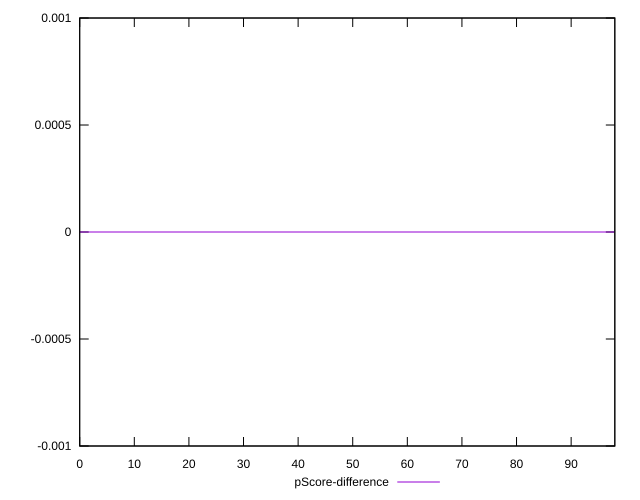

Write gnuplot code to recreate this figure.
reset

$pScoreDifference <<EOF
0 0
1 0
2 0
3 0
4 0
5 0
6 0
7 0
8 0
9 0
10 0
11 0
12 0
13 0
14 0
15 0
16 0
17 0
18 0
19 0
20 0
21 0
22 0
23 0
24 0
25 0
26 0
27 0
28 0
29 0
30 0
31 0
32 0
33 0
34 0
35 0
36 0
37 0
38 0
39 0
40 0
41 0
42 0
43 0
44 0
45 0
46 0
47 0
48 0
49 0
50 0
51 0
52 0
53 0
54 0
55 0
56 0
57 0
58 0
59 0
60 0
61 0
62 0
63 0
64 0
65 0
66 0
67 0
68 0
69 0
70 0
71 0
72 0
73 0
74 0
75 0
76 0
77 0
78 0
79 0
80 0
81 0
82 0
83 0
84 0
85 0
86 0
87 0
88 0
89 0
90 0
91 0
92 0
93 0
94 0
95 0
96 0
97 0
98 0
EOF

set key outside below
set xrange [0:98]
set yrange [-0.001:0.001]
set trange [-0.001:0.001]
set terminal svg size 640, 500 enhanced background rgb 'white'
set output "reports/report_00030_2021-02-24T20-42-31.540Z/uses-responsive-images/samples/card/pScore-difference/sorted.svg"

plot $pScoreDifference title "pScore-difference" with line

reset
